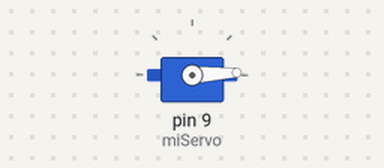
Recording of a sketch running on a simulated Arduino Uno, built with avr-gcc and run on an emulated ATmega328P. Parts: servo.

Above: at 0.05 s.
At 1.55 s:
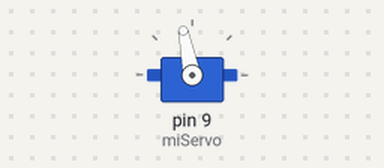
At 3.1 s:
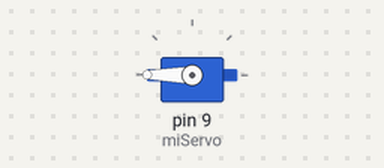
At 6.15 s:
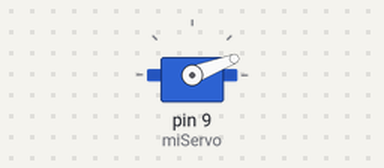
Timing chart, 0 to 9.7 s (numbered marks = the images above):
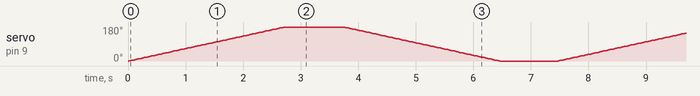

The sketch:

sketch_nov10a.ino
```cpp
#include <Servo.h>

Servo miServo; // Creamos el objeto para controlar el servo

void setup() {
  miServo.attach(9); // Vinculamos el servo al pin digital 9
}

void loop() {
  // Gira de 0 a 180 grados progresivamente
  for (int pos = 0; pos <= 180; pos += 1) {
    miServo.write(pos);
    delay(15); // Espera 15 ms para que el motor alcance la posición
  }

  delay(1000); // Pausa de 1 segundo en 180°

  // Regresa de 180 a 0 grados
  for (int pos = 180; pos >= 0; pos -= 1) {
    miServo.write(pos);
    delay(15);
  }

  delay(1000); // Pausa de 1 segundo en 0°
}
```
